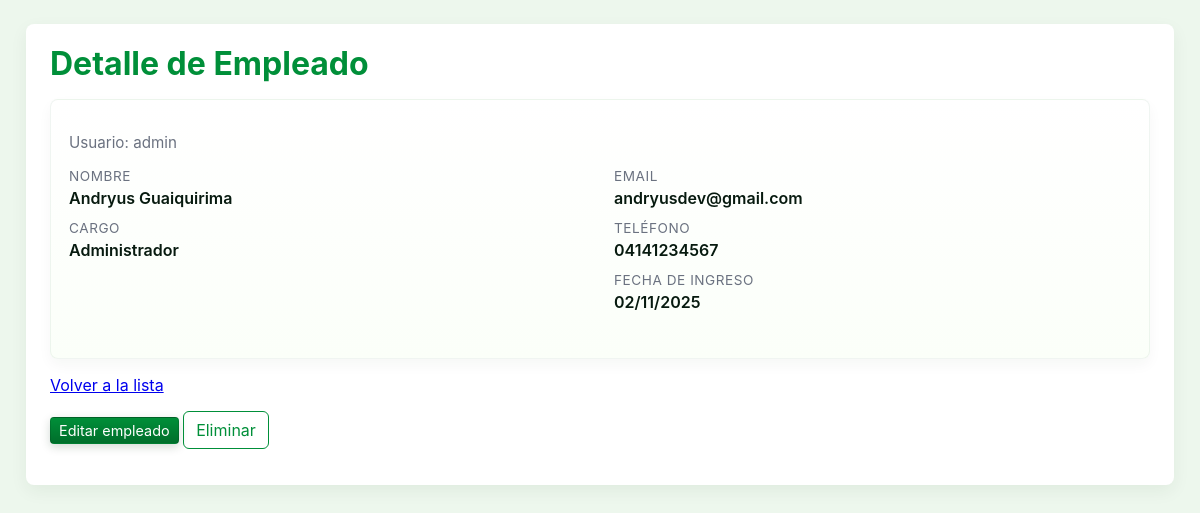
The app's page /empleados/1/ (signed in) with its own data.
### italian_cuisine_app/models.py (models this page shows, shortened)
class Empleado(models.Model):
    CARGOS = (
        ('administrador', 'Administrador'),
        ('mesero', 'Mesero'),
    )
    user = models.OneToOneField(User, on_delete=models.CASCADE, null=True, blank=True)
    cargo = models.CharField(max_length=20, choices=CARGOS)
    first_name = models.CharField(max_length=150, blank=True, null=True)
    last_name = models.CharField(max_length=150, blank=True, null=True)
    email = models.EmailField(blank=True, null=True)
    telefono = models.CharField(max_length=20, blank=True, null=True)
    fecha_ingreso = models.DateField(auto_now_add=True)

### italian_cuisine_app/views.py (the view)
# urls.py: path('empleados/<int:pk>/', views.EmpleadoDetailView.as_view(), name='empleado_detail'),
class EmpleadoDetailView(LoginRequiredMixin, EmpleadoContextMixin, DetailView):
    model = Empleado
    template_name = 'empleados_detail.html'
    context_object_name = 'empleado'
    login_url = 'login'
    partial_template_name = 'partials/empleado_detail_partial.html'
    def get_template_names(self):
        if self.request.headers.get('x-requested-with') == 'XMLHttpRequest':
            return [self.partial_template_name]
        return [self.template_name]

### italian_cuisine_app/views.py (called while the page is built)
    def get_context_data(self, **kwargs):
        context = super().get_context_data(**kwargs)
        if self.request.user.is_authenticated:
            context["empleado"] = Empleado.objects.filter(user=self.request.user).first()
        else:
            context["empleado"] = None
        return context

### italian_cuisine_app/templates/empleados_detail.html (shortened to what this page needs)
{% extends "_base.html" %}
{% block content %}
    <h1>Detalle de Empleado</h1>
    <div class="empleado-card">
        <p class="empleado-meta">Usuario: {% if empleado.user %}{{ empleado.user.username }}{% else %}-{% endif %}</p>
        <dl class="detail-list">
            <div>
                <dt>Nombre</dt>
                <dd>{% if empleado.first_name or empleado.last_name %}{{ empleado.first_name }} {{ empleado.last_name }}{% elif empleado.user %}{{ empleado.user.get_full_name|default:empleado.user.username }}{% else %}-{% endif %}</dd>
                <dt>Cargo</dt>
                <dd>{{ empleado.get_cargo_display }}</dd>
            </div>
            <div>
                <dt>Email</dt>
                <dd>{% if empleado.email %}{{ empleado.email }}{% elif empleado.user %}{{ empleado.user.email }}{% else %}-{% endif %}</dd>
                <dt>Teléfono</dt>
                <dd>{{ empleado.telefono|default:"-" }}</dd>
                <dt>Fecha de ingreso</dt>
                <dd>{{ empleado.fecha_ingreso|date:"d/m/Y" }}</dd>
            </div>
        </dl>
    </div>
    <p><a href="{% url 'empleados' %}">Volver a la lista</a></p>
    <p>
        <a class="btn btn-new btn-small" href="{% url 'empleado_edit' empleado.pk %}">Editar empleado</a>
        <a class="btn btn-outline" href="{% url 'empleado_delete' empleado.pk %}">Eliminar</a>
    </p>
{% endblock %}

### italian_cuisine_app/static/italian_cuisine_app/css/styles.css (style rules this page uses)
:root { --green-800: #006e2b; --green-700: #008f39; --green-600: #19a84a; --green-50: #edf7ed; --muted: #6b7280; --white: #ffffff; }
body { font-family: Inter, Arial, Helvetica, sans-serif; margin: 0; background: var(--green-50); color: #0b2b17; }
h1 { margin: 0 0 16px 0; color: var(--green-700); }
.btn { display:inline-block; padding:8px 12px; border-radius:6px; text-decoration:none; cursor:pointer; border:none; }
.btn-new { background: linear-gradient(180deg,var(--green-700),var(--green-800)); color:var(--white); border: 1px solid rgba(0,0,0,0.12); box-shadow: 0 3px 10px rgba(11,50,20,0.18); }
.btn-outline { background:transparent; color:var(--green-700); border:1px solid var(--green-700); }
.btn-small { padding:4px 8px; font-size:0.9rem; border-radius:4px; }
.empleado-card { background: linear-gradient(180deg, var(--white), #fbfff9); border: 1px solid rgba(11,80,40,0.06); padding: 18px; border-radius: 8px; box-shadow: 0 6px 14px rgba(9,40,18,0.04); margin-bottom: 16px; }
.empleado-card .detail-list { display:grid; grid-template-columns: 1fr 1fr; gap:12px 28px; align-items:start; }
.empleado-card dt { color: var(--muted); font-size: 0.85rem; text-transform: uppercase; letter-spacing: 0.04em; margin-bottom:4px; }
.empleado-card dd { margin:0 0 12px 0; font-weight:600; color:#071a0f; }
.empleado-meta { color:var(--muted); font-size:0.95rem; margin-bottom:8px; }

### records on screen
Empleado: user.username "admin", first_name "Andryus", last_name "Guaiquirima", cargo "Administrador", user.email "andryusdev@gmail.com", telefono "04141234567", fecha_ingreso "02/11/2025"
